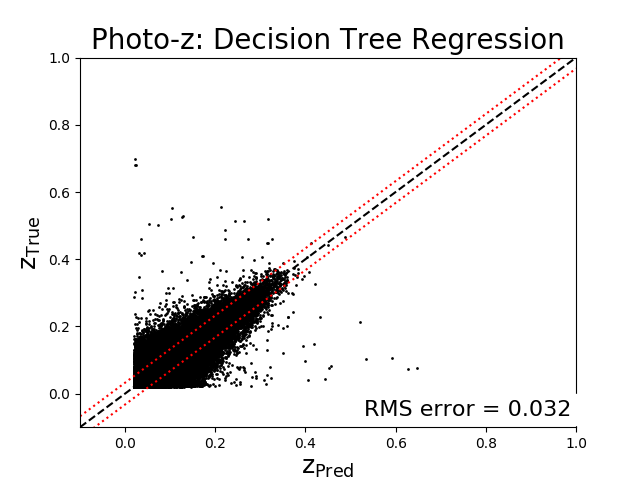

Python code for this plot:
from sklearn.tree import DecisionTreeRegressor
import numpy as np
from matplotlib import pyplot as plt
from sklearn.model_selection import  train_test_split
import pandas as pd 

path ='/home/chander/Documents/study_material/data_science/project/photometric_redshift/data_redshift.csv'
data =  pd.read_csv(path)

# put colors in a matrix

X = np.zeros((data.shape[0], 4))
X[:, 0] = data['modelMag_u'] - data['modelMag_g']
X[:, 1] = data['modelMag_g'] - data['modelMag_r']
X[:, 2] = data['modelMag_r'] - data['modelMag_i']
X[:, 3] = data['modelMag_i'] - data['modelMag_z']
z = np.asarray(data['z'])


X_train, X_test, Y_train, Y_test = train_test_split(X, z, test_size=0.2)

clf = DecisionTreeRegressor()
clf.fit(X_train, Y_train)
Y_pred = clf.predict(X_test)

axis_lim = np.array([-0.1,1])

rms = np.sqrt(np.mean((Y_test - Y_pred) ** 2))
print "RMS error = %.2g" % rms

ax = plt.axes()
plt.scatter(Y_test, Y_pred, c='k', lw=0, s=4)
plt.plot(axis_lim, axis_lim, '--k')
plt.plot(axis_lim, axis_lim + rms, ':r')
plt.plot(axis_lim, axis_lim - rms, ':r')
plt.xlim(axis_lim)
plt.ylim(axis_lim)

plt.text(0.99, 0.02, "RMS error = %.2g" % rms,
         ha='right', va='bottom', transform=ax.transAxes,
         bbox=dict(ec='w', fc='w'), fontsize=16)

plt.title('Photo-z: Decision Tree Regression',fontsize=20)
plt.xlabel(r'$\mathrm{z_{Pred}}$', fontsize=18)
plt.ylabel(r'$\mathrm{z_{True}}$', fontsize=18)
plt.show()
